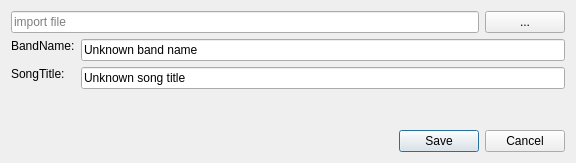
<?xml version="1.0" encoding="UTF-8"?>
<ui version="4.0">
 <class>GTImport</class>
 <widget class="QDialog" name="GTImport">
  <property name="windowModality">
   <enum>Qt::WindowModal</enum>
  </property>
  <property name="geometry">
   <rect>
    <x>0</x>
    <y>0</y>
    <width>576</width>
    <height>163</height>
   </rect>
  </property>
  <property name="sizePolicy">
   <sizepolicy hsizetype="Preferred" vsizetype="Fixed">
    <horstretch>0</horstretch>
    <verstretch>0</verstretch>
   </sizepolicy>
  </property>
  <property name="windowTitle">
   <string>Dialog</string>
  </property>
  <property name="modal">
   <bool>true</bool>
  </property>
  <layout class="QVBoxLayout" name="verticalLayout">
   <property name="sizeConstraint">
    <enum>QLayout::SetDefaultConstraint</enum>
   </property>
   <item>
    <layout class="QHBoxLayout" name="horizontalLayout">
     <item>
      <widget class="QLineEdit" name="lineEditFileName">
       <property name="readOnly">
        <bool>true</bool>
       </property>
       <property name="placeholderText">
        <string>import file</string>
       </property>
      </widget>
     </item>
     <item>
      <widget class="QPushButton" name="btImportFile">
       <property name="sizePolicy">
        <sizepolicy hsizetype="Fixed" vsizetype="Fixed">
         <horstretch>0</horstretch>
         <verstretch>0</verstretch>
        </sizepolicy>
       </property>
       <property name="text">
        <string>...</string>
       </property>
      </widget>
     </item>
    </layout>
   </item>
   <item>
    <layout class="QFormLayout" name="formLayout">
     <property name="fieldGrowthPolicy">
      <enum>QFormLayout::AllNonFixedFieldsGrow</enum>
     </property>
     <item row="0" column="0">
      <widget class="QLabel" name="labelBandName">
       <property name="sizePolicy">
        <sizepolicy hsizetype="Fixed" vsizetype="Fixed">
         <horstretch>0</horstretch>
         <verstretch>0</verstretch>
        </sizepolicy>
       </property>
       <property name="text">
        <string>BandName:</string>
       </property>
      </widget>
     </item>
     <item row="0" column="1">
      <widget class="QLineEdit" name="lineEditBandName">
       <property name="text">
        <string>Unknown band name</string>
       </property>
      </widget>
     </item>
     <item row="1" column="0">
      <widget class="QLabel" name="label_2">
       <property name="sizePolicy">
        <sizepolicy hsizetype="Fixed" vsizetype="Fixed">
         <horstretch>0</horstretch>
         <verstretch>0</verstretch>
        </sizepolicy>
       </property>
       <property name="text">
        <string>SongTitle:</string>
       </property>
      </widget>
     </item>
     <item row="1" column="1">
      <widget class="QLineEdit" name="lineEditSongName">
       <property name="text">
        <string>Unknown song title</string>
       </property>
      </widget>
     </item>
    </layout>
   </item>
   <item>
    <layout class="QHBoxLayout" name="horizontalLayout_2">
     <item>
      <spacer name="horizontalSpacer">
       <property name="orientation">
        <enum>Qt::Horizontal</enum>
       </property>
       <property name="sizeHint" stdset="0">
        <size>
         <width>40</width>
         <height>20</height>
        </size>
       </property>
      </spacer>
     </item>
     <item>
      <widget class="QDialogButtonBox" name="buttonBox">
       <property name="orientation">
        <enum>Qt::Horizontal</enum>
       </property>
       <property name="standardButtons">
        <set>QDialogButtonBox::Cancel|QDialogButtonBox::Save</set>
       </property>
      </widget>
     </item>
    </layout>
   </item>
  </layout>
 </widget>
 <resources/>
 <connections>
  <connection>
   <sender>buttonBox</sender>
   <signal>accepted()</signal>
   <receiver>GTImport</receiver>
   <slot>accept()</slot>
   <hints>
    <hint type="sourcelabel">
     <x>248</x>
     <y>254</y>
    </hint>
    <hint type="destinationlabel">
     <x>157</x>
     <y>274</y>
    </hint>
   </hints>
  </connection>
  <connection>
   <sender>buttonBox</sender>
   <signal>rejected()</signal>
   <receiver>GTImport</receiver>
   <slot>reject()</slot>
   <hints>
    <hint type="sourcelabel">
     <x>316</x>
     <y>260</y>
    </hint>
    <hint type="destinationlabel">
     <x>286</x>
     <y>274</y>
    </hint>
   </hints>
  </connection>
 </connections>
</ui>
